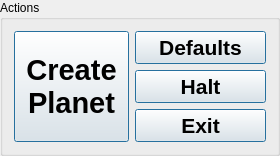
       <widget class="QGroupBox" name="command_buttons_group">
        <property name="sizePolicy">
         <sizepolicy hsizetype="Preferred" vsizetype="Preferred">
          <horstretch>0</horstretch>
          <verstretch>0</verstretch>
         </sizepolicy>
        </property>
        <property name="minimumSize">
         <size>
          <width>280</width>
          <height>145</height>
         </size>
        </property>
        <property name="title">
         <string>Actions</string>
        </property>
        <layout class="QGridLayout" name="gridLayout_3">
         <item row="0" column="0" rowspan="3">
          <widget class="QPushButton" name="preview_command_button">
           <property name="sizePolicy">
            <sizepolicy hsizetype="Preferred" vsizetype="Expanding">
             <horstretch>0</horstretch>
             <verstretch>0</verstretch>
            </sizepolicy>
           </property>
           <property name="minimumSize">
            <size>
             <width>60</width>
             <height>60</height>
            </size>
           </property>
           <property name="font">
            <font>
             <family>Segoe UI</family>
             <pointsize>22</pointsize>
             <bold>true</bold>
             <kerning>true</kerning>
             <hintingpreference>PreferDefaultHinting</hintingpreference>
            </font>
           </property>
           <property name="toolTip">
            <string>Disables 'Upscale', images output in 256x256.</string>
           </property>
           <property name="layoutDirection">
            <enum>Qt::LayoutDirection::LeftToRight</enum>
           </property>
           <property name="autoFillBackground">
            <bool>false</bool>
           </property>
           <property name="text">
            <string>Create
Planet</string>
           </property>
           <property name="iconSize">
            <size>
             <width>30</width>
             <height>30</height>
            </size>
           </property>
           <property name="autoDefault">
            <bool>true</bool>
           </property>
           <property name="default">
            <bool>true</bool>
           </property>
          </widget>
         </item>
         <item row="0" column="1">
          <widget class="QPushButton" name="reset_command_button">
           <property name="sizePolicy">
            <sizepolicy hsizetype="Minimum" vsizetype="Expanding">
             <horstretch>0</horstretch>
             <verstretch>0</verstretch>
            </sizepolicy>
           </property>
           <property name="minimumSize">
            <size>
             <width>131</width>
             <height>0</height>
            </size>
           </property>
           <property name="font">
            <font>
             <family>Segoe UI</family>
             <pointsize>16</pointsize>
             <bold>true</bold>
            </font>
           </property>
           <property name="text">
            <string>Defaults</string>
           </property>
           <property name="iconSize">
            <size>
             <width>0</width>
             <height>0</height>
            </size>
           </property>
           <property name="default">
            <bool>true</bool>
           </property>
           <property name="flat">
            <bool>false</bool>
           </property>
          </widget>
         </item>
         <item row="1" column="1">
          <widget class="QPushButton" name="halt_command_button">
           <property name="sizePolicy">
            <sizepolicy hsizetype="Minimum" vsizetype="Expanding">
             <horstretch>0</horstretch>
             <verstretch>0</verstretch>
            </sizepolicy>
           </property>
           <property name="font">
            <font>
             <family>Segoe UI</family>
             <pointsize>16</pointsize>
             <bold>true</bold>
            </font>
           </property>
           <property name="text">
            <string>Halt</string>
           </property>
           <property name="iconSize">
            <size>
             <width>0</width>
             <height>0</height>
            </size>
           </property>
           <property name="default">
            <bool>true</bool>
           </property>
          </widget>
         </item>
         <item row="2" column="1">
          <widget class="QPushButton" name="exit_command_button">
           <property name="sizePolicy">
            <sizepolicy hsizetype="Minimum" vsizetype="Expanding">
             <horstretch>0</horstretch>
             <verstretch>0</verstretch>
            </sizepolicy>
           </property>
           <property name="font">
            <font>
             <family>Segoe UI</family>
             <pointsize>16</pointsize>
             <bold>true</bold>
            </font>
           </property>
           <property name="text">
            <string>Exit</string>
           </property>
           <property name="iconSize">
            <size>
             <width>0</width>
             <height>0</height>
            </size>
           </property>
           <property name="default">
            <bool>true</bool>
           </property>
          </widget>
         </item>
        </layout>
       </widget>
